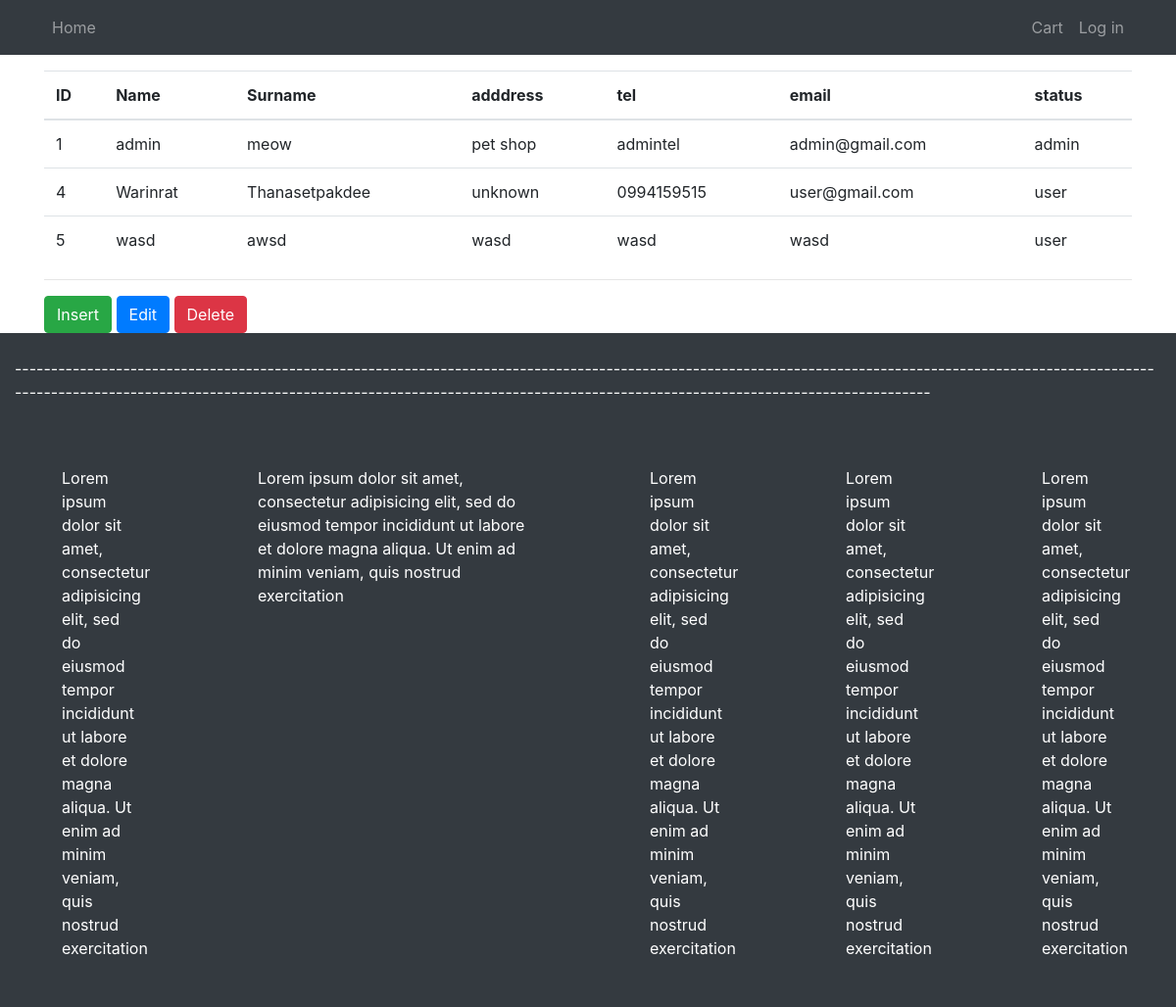
Screenshot of /hello/list_user.php with the database file from the repository.
### tables this page shows
CREATE TABLE `tbl_user` (
  `id` int(11) NOT NULL,
  `name` varchar(64) NOT NULL,
  `surname` varchar(64) NOT NULL,
  `address` text NOT NULL,
  `tel` varchar(10) NOT NULL,
  `email` varchar(128) NOT NULL,
  `pw` varchar(32) NOT NULL,
  `status` int(1) NOT NULL
);

### hello/admin_list.php (the view)
<div class="container">
  <table class="table table-responsive-lg mt-3">
    <thead>
      <th>ID</th>
      <th>Name</th>
      <th>Surname</th>
      <th>adddress</th>
      <th>tel</th>
      <th>email</th>
      <th>status</th>
    </thead>
    <tbody>
      <?php
        $sql = "SELECT * FROM tbl_user";
        $result = $con->query($sql);
        while ($row = $result->fetch_assoc()) {
      ?>
      <tr>
        <td><?php echo $row['id']; ?></td>
        <td><?php echo $row['name']; ?></td>
        <td><?php echo $row['surname']; ?></td>
        <td><?php echo $row['address']; ?></td>
        <td><?php echo $row['tel']; ?></td>
        <td><?php echo $row['email']; ?></td>
        <td><?php
        if ($row['status'] == 2) {
          echo "admin";
        }else {
          echo "user";
        }
        ?></td>
      </tr>
      <?php } ?>
    </tbody>
  </table>
  <hr>
  <button class="btn btn-success"><a class="text-white" href="insert.php">Insert</a></button>
  <button class="btn btn-primary"><a class="text-white" href="edit.php">Edit</a></button>
  <button class="btn btn-danger"><a class="text-white" href="delete_edit.php">Delete</a></button>
</div>

### rows the page displays
tbl_user: id "1", name "admin", surname "meow", address "pet shop", tel "admintel", email "admin@gmail.com", status "admin"
tbl_user: id "4", name "Warinrat", surname "Thanasetpakdee", address "unknown", tel "0994159515", email "user@gmail.com", status "user"
tbl_user: id "5", name "wasd", surname "awsd", address "wasd", tel "wasd", email "wasd", status "user"
